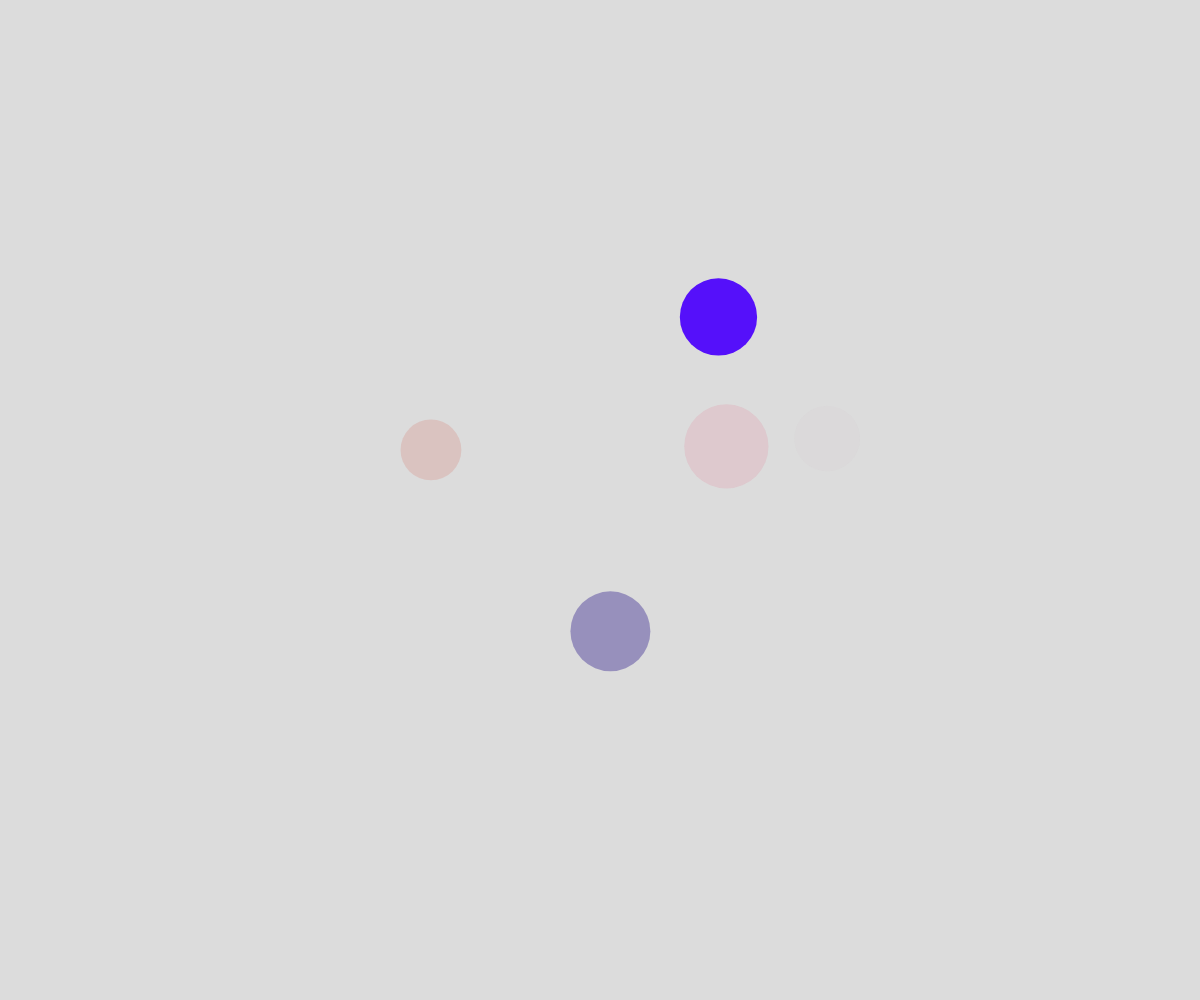
Frame 1 (no input)
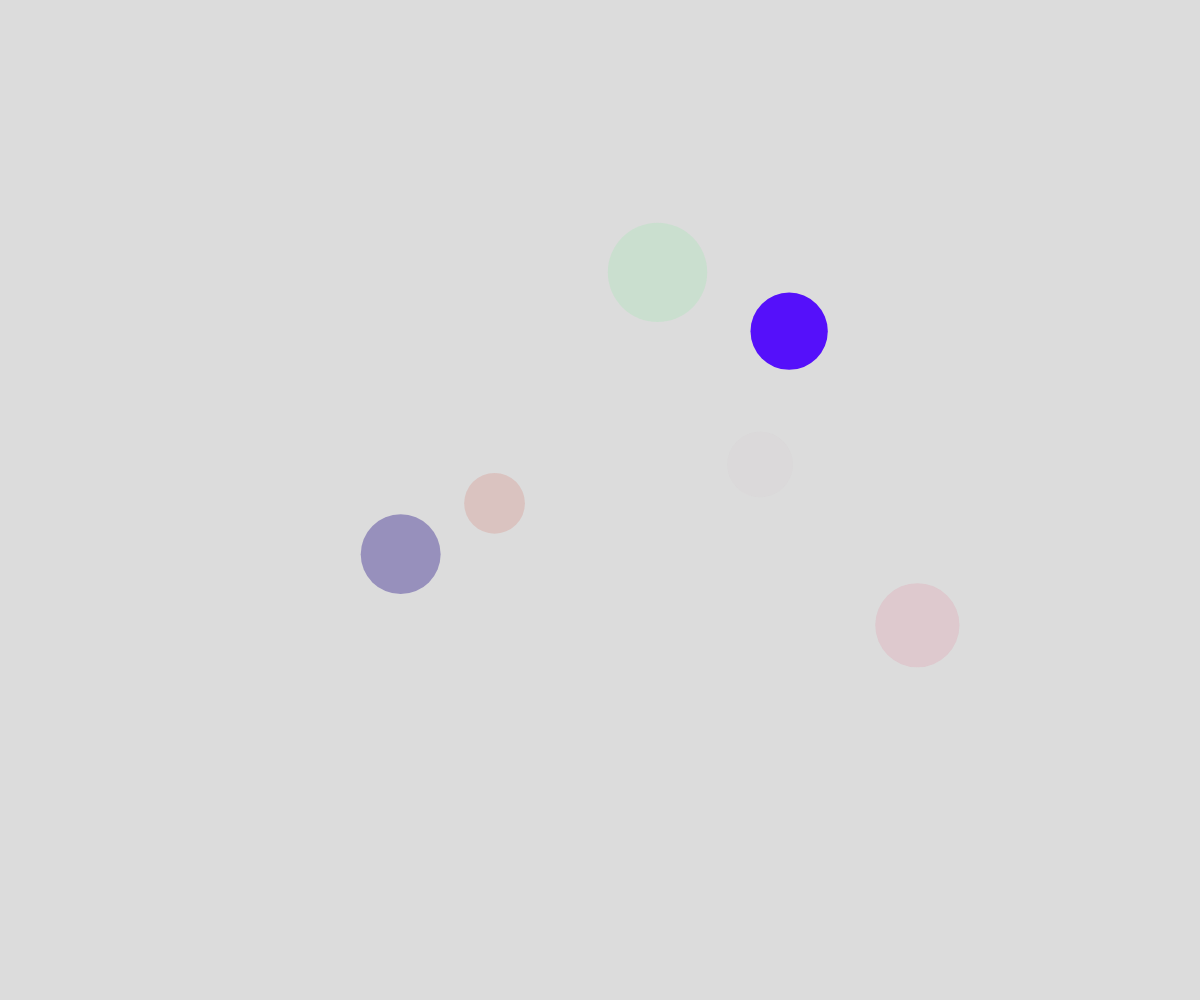
Frame 60 (no input)
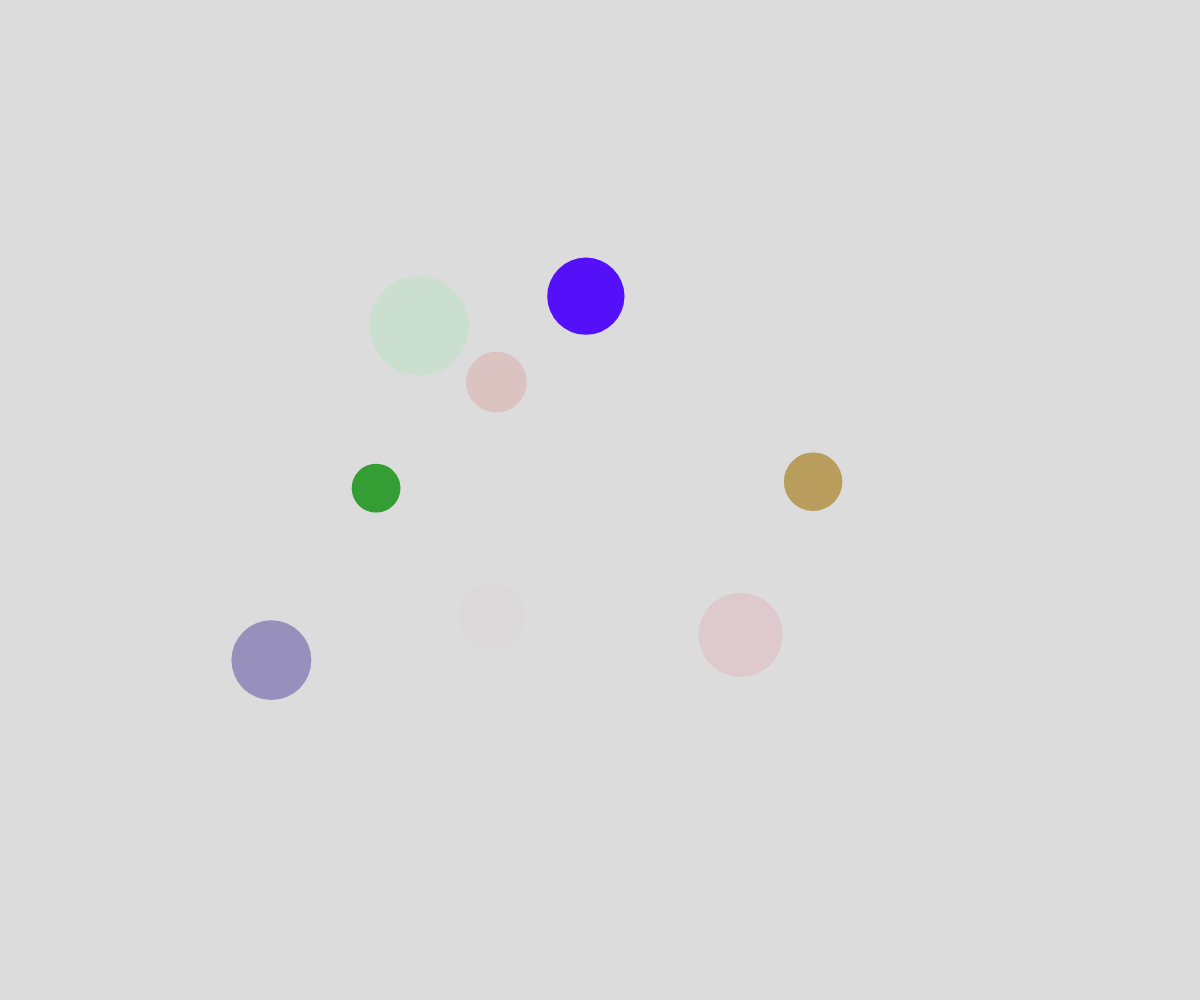
Frame 120 (the mouse pressed at the canvas centre since frame 60)

The p5.js sketch that drew these frames (run headless with seeded random() and noise() and a simulated clock; from frame 60 on, the mouse is pressed at the canvas centre):

// p5.js sketch
// ── sketch.js
// Bubble Object Notation Demo
// showing how to delete objects from the array

let theBubbles = [];
let deathLocations = [];

function setup() {
  createCanvas(windowWidth, windowHeight);

  for (let i = 0; i < 5; i++) {
    spawnBubble();
  }

  //create a new bubble every half second
  window.setInterval(spawnBubble, 500);
}

function draw() {
  background(220);
  // moveBubblesRandomly();
  moveBubblesWithNoise();
  displayBubbles();
  displayGraves();
}

function displayGraves() {
  for (let grave of deathLocations) {
    textAlign(CENTER, CENTER);
    fill("black");
    text("X", grave.x, grave.y);
  }
}

function mousePressed() {
  for (let bubble of theBubbles) {
    if (clickedOnBubble(mouseX, mouseY, bubble)) {
      let theIndex = theBubbles.indexOf(bubble);
      theBubbles.splice(theIndex, 1);
      undertaker(mouseX, mouseY);
    }
  }
}

function undertaker(theX, theY) {
  let grave = {
    x: theX, 
    y: theY,
  };
  deathLocations.push(grave);
}

function clickedOnBubble(x, y, theBubble) {
  let distanceAway = dist(x, y, theBubble.x, theBubble.y);
  return distanceAway < theBubble.radius;
}

function moveBubblesWithNoise() {
  for (let bubble of theBubbles) {
    bubble.x = noise(bubble.timeX) * width;
    bubble.y = noise(bubble.timeY) * height;

    bubble.timeX += bubble.deltaTime;
    bubble.timeY += bubble.deltaTime;
  }
}

function moveBubblesRandomly() {
  for (let bubble of theBubbles) {
    let choice = random(100);
    if (choice < 50) {
      //move up
      bubble.y -= bubble.speed;
    }
    else if (choice < 65) {
      //move down
      bubble.y += bubble.speed;
    }
    else if (choice < 75) {
      //move right
      bubble.x += bubble.speed;
    }
    else {
      //move left
      bubble.x -= bubble.speed;
    }
  }
}

function displayBubbles() {
  for (let bubble of theBubbles) {
    noStroke();
    fill(bubble.r, bubble.g, bubble.b, bubble.alpha);
    circle(bubble.x, bubble.y, bubble.radius * 2);
  }
}

function spawnBubble() {
  let someBubble = {
    x: random(0, width),
    y: height + random(0, 50),
    speed: random(2, 5),
    radius: random(20, 50),
    r: random(255),
    g: random(255),
    b: random(255),
    alpha: random(255),
    timeX: random(100000000),
    timeY: random(100000000),
    deltaTime: 0.006,
  };
  theBubbles.push(someBubble);
}
